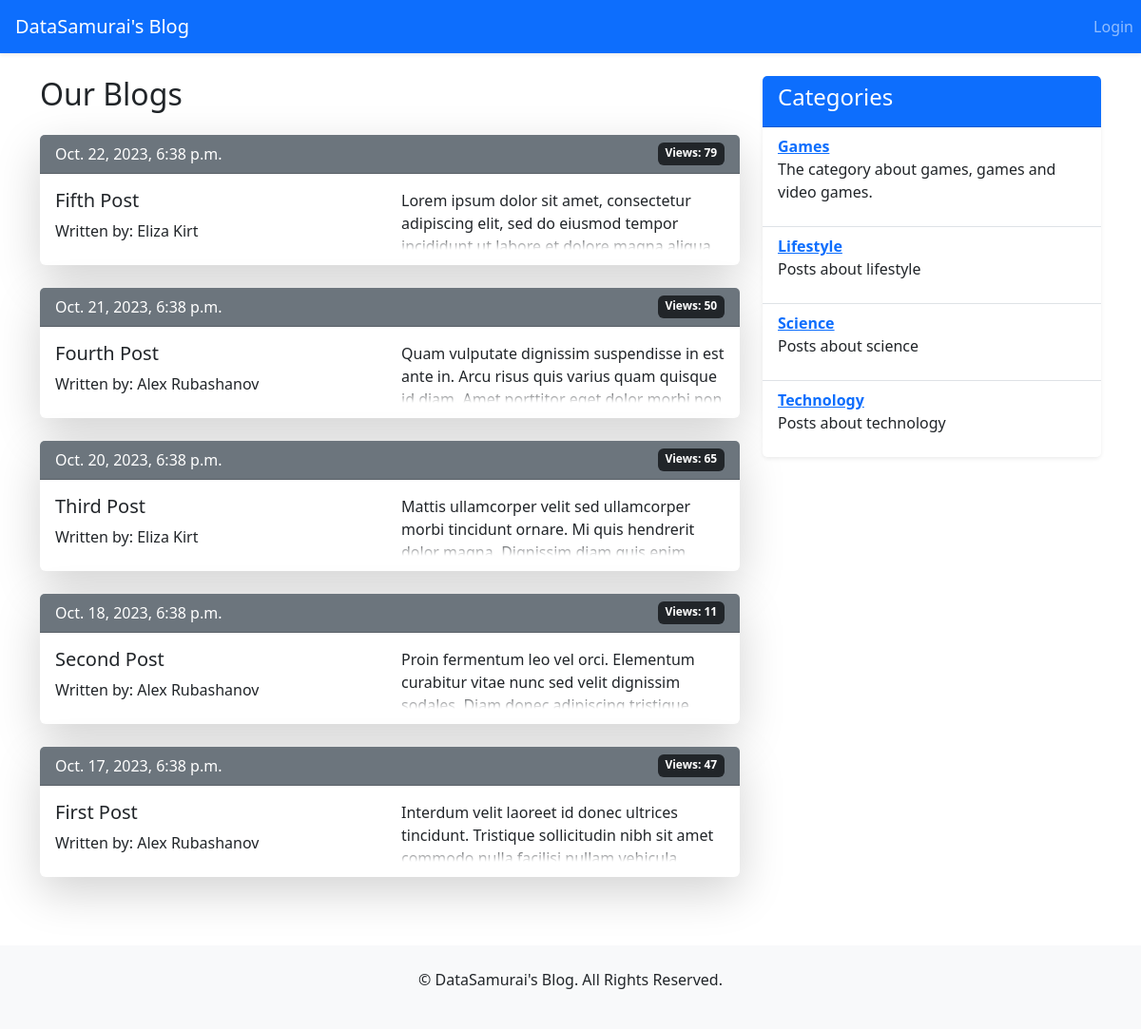
Screenshot of /blog/ with the database file from the repository.
### posts/models.py (models this page shows, shortened)
class Post(models.Model):
    title = models.CharField(max_length=50, unique=True)
    content = models.TextField()
    category = models.ForeignKey('Category', on_delete=models.SET_NULL, null=True)
    date_published = models.DateTimeField(auto_now_add=True)
    date_edited = models.DateTimeField(auto_now=True)
    views = models.PositiveIntegerField(default=0)
    author = models.ForeignKey(settings.AUTH_USER_MODEL, on_delete=models.SET_NULL, null=True)
    is_published = models.BooleanField(default=False)
    class Meta:
        ordering = ['-date_published']

class Category(models.Model):
    title = models.CharField(max_length=30)
    description = models.TextField()
    class Meta:
        ordering = ['title']

### posts/views.py (the view)
# urls.py: path('', views.listing, name='listing'),
def listing(request):
    context = {
        'posts': Post.objects.all(),
        'categories': Category.objects.all()
    }
    return render(request, 'posts/listing.html', context=context)

### templates/posts/listing.html
{% extends 'base.html' %}
{% block page_content %}
    <div class="row mt-4">
        <div class="col-md-8">
            <h2 class="mb-4">Our Blogs</h2>
            {% for post in posts %}
                {% if post.is_published %}
                    <div class="card mb-4 border-0 shadow-lg">
                        <div class="card-header bg-secondary text-white d-flex justify-content-between">
                            <span>{{ post.date_published }}</span>
                            <span class="badge bg-dark">Views: {{ post.views }}</span>
                        </div>
                        <div class="card-body">
                            <div class="row">
                                <div class="col-md-6">
                                    <h5 class="card-title">
                                        <a href="{% url 'view_post' post.id %}" class="text-dark text-decoration-none">
                                            {{ post.title }}
                                        </a>
                                    </h5>
                                    <p class="card-text">Written by: {{ post.author.first_name }} {{ post.author.last_name }}</p>
                                </div>
                                <div class="col-md-6">
                                    <div class="fade-out">
                                        {{ post.content|slice:":300" }}
                                    </div>
                                </div>
                            </div>
                        </div>
                    </div>
                {% endif %}
            {% endfor %}
        </div>
        <div class="col-md-4 pl-5">
            <div class="card border-0 shadow-sm mb-4">
                <div class="card-header bg-primary text-white">
                    <h4>Categories</h4>
                </div>
                <ul class="list-group list-group-flush">
                    {% for category in categories %}
                        <li class="list-group-item">
                            <strong><a href="{% url 'view_category' category_id=category.pk %}">{{ category.title }}</a></strong>
                            <p>{{ category.description }}</p>
                        </li>
                    {% endfor %}
                </ul>
            </div>
        </div>
    </div>
{% endblock %}

### templates/base.html (style rules this page uses)
.fade-out { position: relative; height: 4em; overflow: hidden; }
.fade-out::before { content: ""; position: absolute; bottom: 0; left: 0; width: 100%; height: 1em; background: linear-gradient(to top, white, transparent); }

### rows the page displays
Post: date_published "Oct. 22, 2023, 6:38 p.m.", views "79", title "Fifth Post", author.first_name "Eliza", author.last_name "Kirt", content "Lorem ipsum dolor sit amet, consectetur adipiscing elit, sed do eiusmod tempor…"
Post: date_published "Oct. 21, 2023, 6:38 p.m.", views "50", title "Fourth Post", author.first_name "Alex", author.last_name "Rubashanov", content "Quam vulputate dignissim suspendisse in est ante in. Arcu risus quis varius quam quisque…"
Post: date_published "Oct. 20, 2023, 6:38 p.m.", views "65", title "Third Post", author.first_name "Eliza", author.last_name "Kirt", content "Mattis ullamcorper velit sed ullamcorper morbi tincidunt ornare. Mi quis hendrerit…"
Post: date_published "Oct. 18, 2023, 6:38 p.m.", views "11", title "Second Post", author.first_name "Alex", author.last_name "Rubashanov", content "Proin fermentum leo vel orci. Elementum curabitur vitae nunc sed velit dignissim…"
Post: date_published "Oct. 17, 2023, 6:38 p.m.", views "47", title "First Post", author.first_name "Alex", author.last_name "Rubashanov", content "Interdum velit laoreet id donec ultrices tincidunt. Tristique sollicitudin nibh sit amet…"
Category: title "Games", description "The category about games, games and video games."
Category: title "Lifestyle", description "Posts about lifestyle"
Category: title "Science", description "Posts about science"
Category: title "Technology", description "Posts about technology"
